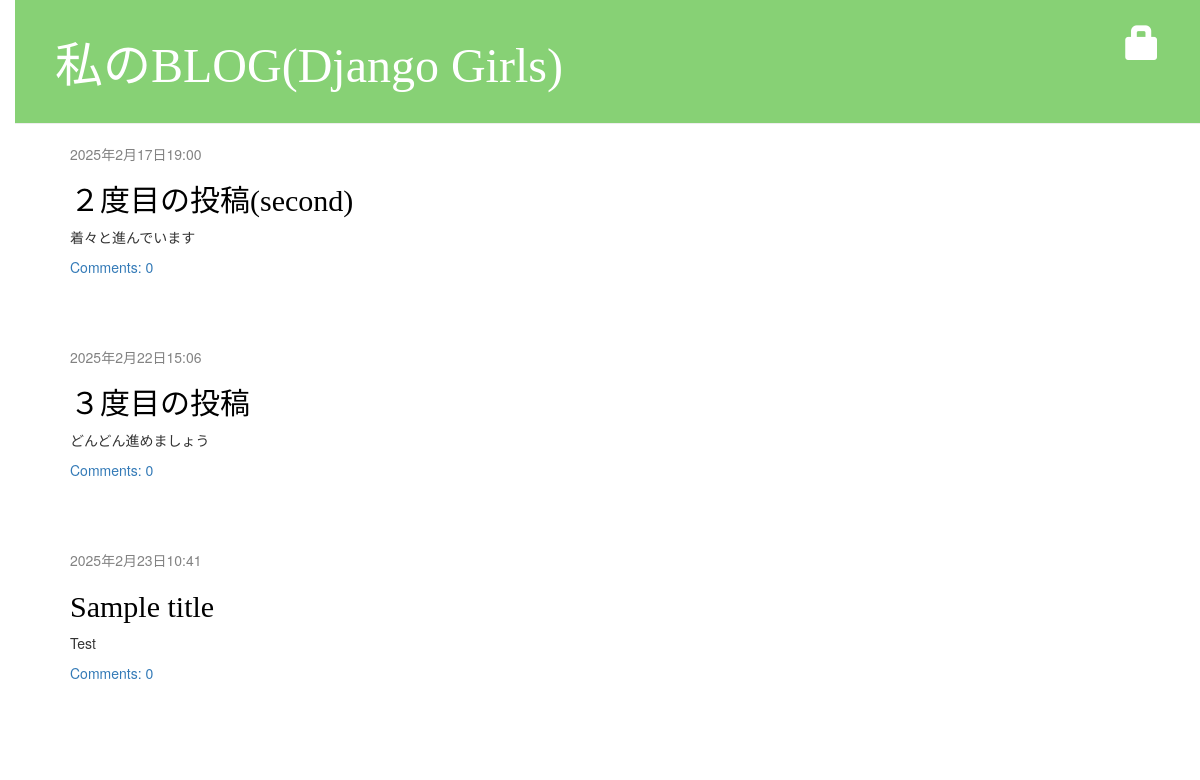
Before: / with the older database file.
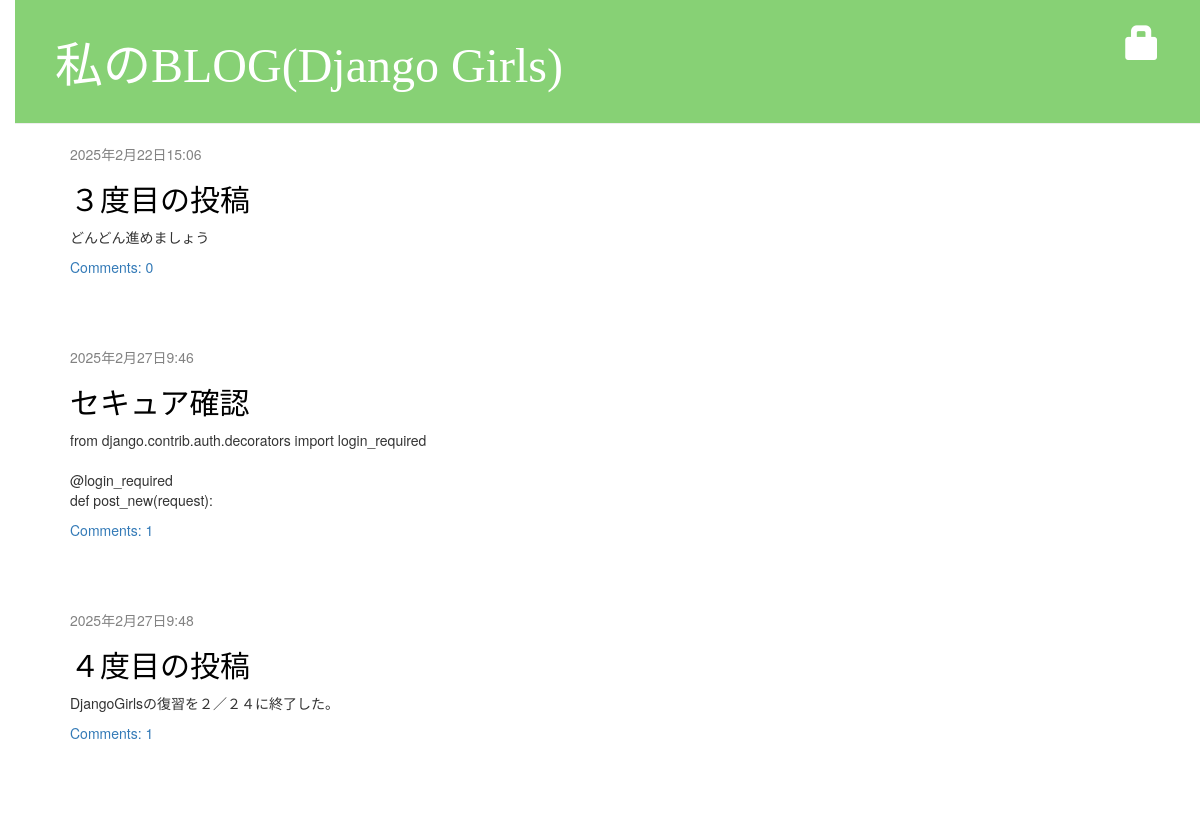
After: the same page with the newer database file.
### blog/models.py (models this page shows, shortened)
class Post(models.Model):
    author = models.ForeignKey(settings.AUTH_USER_MODEL, on_delete=models.CASCADE)
    title = models.CharField(max_length=200)
    text = models.TextField()
    created_date = models.DateTimeField(default=timezone.now)
    published_date = models.DateTimeField(blank=True, null=True)
    def approved_comments(self):
        return self.comments.filter(approved_comment=True)

### blog/views.py (the view)
# urls.py: path('', views.post_list, name='post_list'),
def post_list(request):
    posts = Post.objects.filter(published_date__lte=timezone.now()).order_by('published_date')
    return render(request, 'blog/post_list.html', {'posts':posts})

### blog/templates/blog/post_list.html
{% extends 'blog/base.html' %}
{% block content %}
    {% for post in posts %}
        <div class="post">
            <div class="date">
                {{ post.published_date }}
            </div>
            <h2><a href="{% url 'post_detail' pk=post.pk %}">{{ post.title }}</a></h2>
            <p>{{ post.text | linebreaksbr}}</p>
            <a href="{% url 'post_detail' pk=post.pk %}">Comments: {{ post.approved_comments.count }}</a>
        </div>
    {% endfor %}
{% endblock %}

Changed rows visible on the page:
no longer on this page (row edited): Post: published_date "2025年2月17日19:00", title "２度目の投稿(second)", text "着々と進んでいます", approved_comments.count "0"
no longer on this page (row edited): Post: published_date "2025年2月23日10:41", title "Sample title", text "Test", approved_comments.count "0"
added Post: published_date "2025年2月27日9:46", title "セキュア確認", text "from django.contrib.auth.decorators import login_required @login_required def post_new(request):", approved_comments.count "1"
added Post: published_date "2025年2月27日9:48", title "４度目の投稿", text "DjangoGirlsの復習を２／２４に終了した。", approved_comments.count "1"
